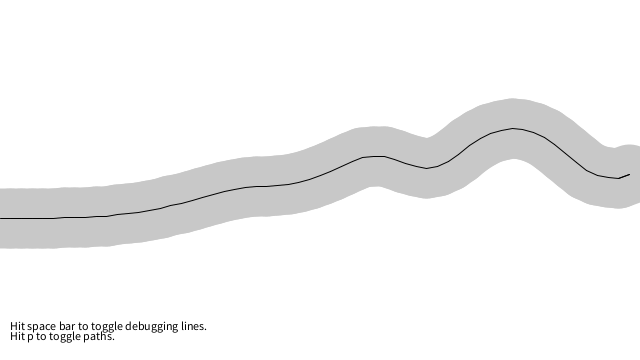
Frame 1 (no input)
Frame 60 (the mouse pressed at the canvas centre just before this capture): identical to frame 1, image omitted
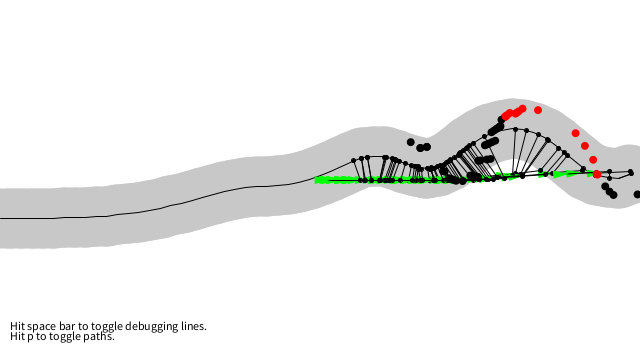
Frame 120 (the mouse held since frame 60 and released just before this capture)

The Processing sketch that drew these frames (run headless with seeded random() and noise(); from frame 60 on, the mouse is pressed at the canvas centre):

// Processing sketch: Path_Following
// ── Path_Following.pde
boolean debug = true;

// A path object (series of connected points)
Path path;

// Two vehicles
ArrayList<Vehicle> car;

void setup() {
  size(640, 360);
  path = new Path();

  car = new ArrayList<Vehicle>();
}

void draw() {
  background(255);
  // Display the path
  path.display();
  for (Vehicle car : car) {
    // The boids follow the path
    car.follow(path);

    // Call the generic run method (update, borders, display, etc.)
    car.run();

    // Check if it gets to the end of the path since it's not a loop
    car.borders(path);
  }
  // Instructions
  fill(0);
  text("Hit space bar to toggle debugging lines.", 10, height-30);
  text("Hit p to toggle paths.", 10, height-20);


  if (mousePressed) {
    Vehicle v = new Vehicle(new PVector(mouseX, mouseY), random(2, 5), random(0.02, 0.04));
    car.add(v);
  }
}

public void keyPressed() {
  if (key == ' ') {
    debug = !debug;
  }
  
  if(key == 'p')
    path.newPath();
}
// ── Path.pde
class Path {

  // A Path is line between two points (PVector objects)
  ArrayList<PVector> p; 
  // A path has a radius, i.e how far is it ok for the boid to wander off
  float radius;
  int num=60;
  float t=0;

  Path() {
    // Arbitrary radius of 20
    radius = 30;
    p = new ArrayList<PVector>();
    for (int i=0; i<num; i++) {
      PVector temp = new PVector(map(i, 0, num, 0, width), map(noise(t*i), 0, 1, 0, height));
      p.add(temp);
      t+=0.0003;
    }
  }

  // Draw the path
  void display() {

    for (int i=0; i < num-1; i++) {
      strokeWeight(radius*2);
      stroke(200);
      PVector prev = p.get(i);
      PVector next = p.get(i+1);
      line(prev.x, prev.y, next.x, next.y);
      strokeWeight(1);
      stroke(0);
      line(prev.x, prev.y, next.x, next.y);
    }
    for (int i=0; i < num-1; i++) {
      PVector prev = p.get(i);
      PVector next = p.get(i+1);
      strokeWeight(1);
      stroke(0);
      line(prev.x, prev.y, next.x, next.y);
    }
  }

  PVector getStart(PVector predictLoc) {
    float minD = 100000;
    int loc=0;
    for (int i=0; i < num-1; i++) {
      PVector temp = p.get(i);
      float d = predictLoc.dist(temp);
      if ( d < minD ) {
        minD = d;
        loc = i;
      }
    }
    PVector temp1 = p.get(loc);
    return temp1;
  }

  PVector getEnd(PVector predictLoc) {
    float minD = 100000;
    int loc=0;
    for (int i=0; i < num-1; i++) {
      float d = predictLoc.dist(p.get(i));
      if ( d < minD ) {
        minD = d;
        loc = i;
      }
    }
    if (loc==num-1) loc=num-2;
    PVector temp = p.get(loc+1);
    return temp;
  }

  void newPath() {
    p = new ArrayList<PVector>();
    for (int i=0; i<num; i++) {
      PVector temp = new PVector(map(i, 0, num, 0, width), map(noise(t*i), 0, 1, 0, height));
      p.add(temp);
      t+=0.0003;
    }
  }
}
// ── Vehicle.pde
class Vehicle {
  PVector loc, vel, acc;
  float r, maxForce, maxSpeed; // maximum steering force and speed

Vehicle( PVector l, float ms, float mf) {
    loc = l.get();
    r = 4.0;
    maxSpeed = ms;
    maxForce = mf;
    acc = new PVector(0, 0);
    vel = new PVector(maxSpeed, 0);
  }

  // Main "run" function
  void run() {
    update();
    display();
  }

  void update() {
    vel.add(acc);
    loc.add(vel);

    acc.mult(0);
  }

  void applyForce(PVector f) {
    acc.add(f);
  }

  void seek(PVector target) {
    // A vector pointing from the position to the target
    PVector desired = PVector.sub(target, loc);
    float d=desired.mag();

    if (d<100) {
      float m= map(d, 0, 50, 0, maxSpeed/2);
      desired.setMag(m);
    } else
      desired.setMag(maxSpeed);

    // Steering = Desired - velocity
    PVector steering = PVector.sub(desired, vel);
    steering.limit(maxForce);

    applyForce(steering);
  }

  void display() {

    float dir = vel.heading2D() + PI/2;
    fill(0,255,0);
    noStroke();
    pushMatrix();
    translate(loc.x, loc.y);
    rotate(dir);

    //Pointy vehicle
    beginShape();
    vertex(0, -2*r);
    vertex(-r, 2*r);
    vertex(r, 2*r);
    endShape();

    popMatrix();
  }

  void follow(Path p) {

    // Look 25 units into future
    PVector predict = vel.get();
    predict.normalize();
    predict.mult(40);
    PVector predictLoc = PVector.add(loc, predict);
    
    PVector a = p.getStart(predictLoc);
    PVector b = p.getEnd(predictLoc);
    
    PVector normalPoint = getNormalPoint(predictLoc,a,b);
    
    PVector dir = PVector.sub(b,a);
    dir.normalize();
    dir.mult(30);
    PVector target = PVector.add(normalPoint, dir);
    
    float distance = PVector.dist(predictLoc, normalPoint);
    
    if(distance > p.radius) {
      seek(target);
    }
    
    if (debug) {
      fill(0);
      stroke(0);
      line(loc.x, loc.y, predictLoc.x, predictLoc.y);
      ellipse(predictLoc.x, predictLoc.y, 4, 4);

      // Draw normal position
      fill(0);
      stroke(0);
      line(predictLoc.x, predictLoc.y, normalPoint.x, normalPoint.y);
      ellipse(normalPoint.x, normalPoint.y, 4, 4);
      stroke(0);
      if (distance > p.radius) fill(255, 0, 0);
      noStroke();
      ellipse(target.x+dir.x, target.y+dir.y, 8, 8);
    }
  }
  
  PVector getNormalPoint(PVector p, PVector a, PVector b) {
    // Vector from a to p
    PVector ap = PVector.sub(p, a);
    // Vector from a to b
    PVector ab = PVector.sub(b, a);
    ab.normalize(); // Normalize the line
    // Project vector "diff" onto line by using the dot product
    ab.mult(ap.dot(ab));
    PVector normalPoint = PVector.add(a, ab);
    return normalPoint;
  }
  
  // Wraparound
  void borders(Path path) {
    if (loc.x > path.p.get(path.num-1).x + r) {
      loc.x = path.p.get(0).x - r;
      loc.y = path.p.get(0).y + (loc.y-path.p.get(path.num-1).y);
    }
  }
}
